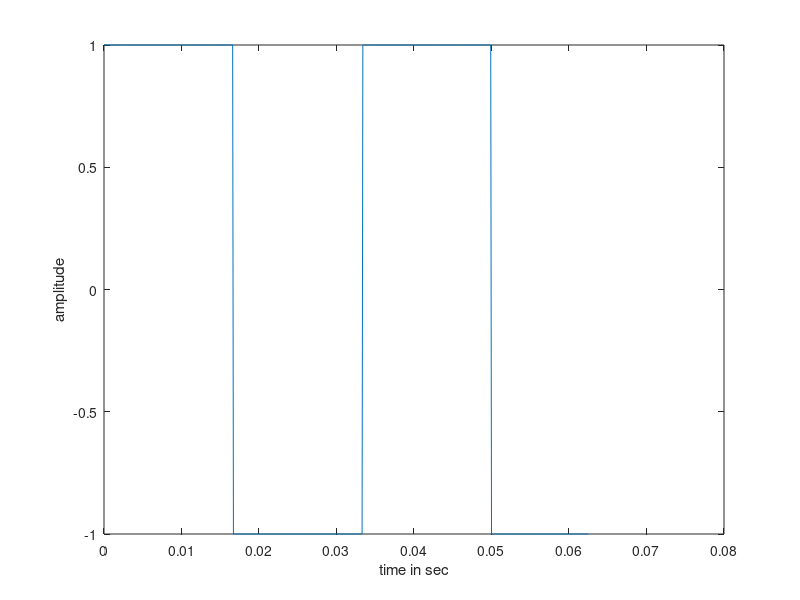

This figure's MATLAB source:
clc;
clear all;
close all;
t = 0:.0001:.0625;
y = square(2*pi*30*t);
plot(t,y);
xlabel('time in sec');
ylabel('amplitude');